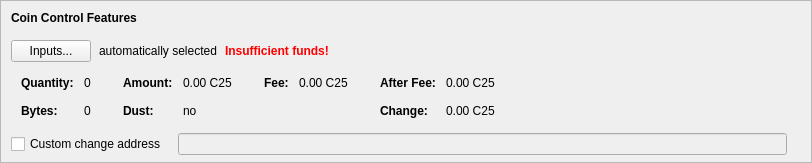
    <widget class="QFrame" name="frameCoinControl">
     <property name="sizePolicy">
      <sizepolicy hsizetype="Expanding" vsizetype="Expanding">
       <horstretch>0</horstretch>
       <verstretch>0</verstretch>
      </sizepolicy>
     </property>
     <property name="maximumSize">
      <size>
       <width>16777215</width>
       <height>16777215</height>
      </size>
     </property>
     <property name="frameShape">
      <enum>QFrame::StyledPanel</enum>
     </property>
     <property name="frameShadow">
      <enum>QFrame::Sunken</enum>
     </property>
     <layout class="QVBoxLayout" name="verticalLayoutCoinControl2">
      <property name="spacing">
       <number>0</number>
      </property>
      <property name="leftMargin">
       <number>0</number>
      </property>
      <property name="topMargin">
       <number>0</number>
      </property>
      <property name="rightMargin">
       <number>0</number>
      </property>
      <property name="bottomMargin">
       <number>6</number>
      </property>
      <item>
       <layout class="QVBoxLayout" name="verticalLayoutCoinControl" stretch="0,0,0,0,1">
        <property name="spacing">
         <number>0</number>
        </property>
        <property name="leftMargin">
         <number>10</number>
        </property>
        <property name="topMargin">
         <number>10</number>
        </property>
        <item>
         <layout class="QHBoxLayout" name="horizontalLayoutCoinControl1">
          <property name="bottomMargin">
           <number>15</number>
          </property>
          <item>
           <widget class="QLabel" name="labelCoinControlFeatures">
            <property name="sizePolicy">
             <sizepolicy hsizetype="Preferred" vsizetype="Maximum">
              <horstretch>0</horstretch>
              <verstretch>0</verstretch>
             </sizepolicy>
            </property>
            <property name="font">
             <font>
              <weight>75</weight>
              <bold>true</bold>
             </font>
            </property>
            <property name="styleSheet">
             <string notr="true">font-weight:bold;</string>
            </property>
            <property name="text">
             <string>Coin Control Features</string>
            </property>
           </widget>
          </item>
         </layout>
        </item>
        <item>
         <layout class="QHBoxLayout" name="horizontalLayoutCoinControl2" stretch="0,0,0,0">
          <property name="spacing">
           <number>8</number>
          </property>
          <property name="bottomMargin">
           <number>10</number>
          </property>
          <item>
           <widget class="QPushButton" name="pushButtonCoinControl">
            <property name="styleSheet">
             <string notr="true"/>
            </property>
            <property name="text">
             <string>Inputs...</string>
            </property>
            <property name="autoDefault">
             <bool>false</bool>
            </property>
           </widget>
          </item>
          <item>
           <widget class="QLabel" name="labelCoinControlAutomaticallySelected">
            <property name="text">
             <string>automatically selected</string>
            </property>
            <property name="margin">
             <number>5</number>
            </property>
           </widget>
          </item>
          <item>
           <widget class="QLabel" name="labelCoinControlInsuffFunds">
            <property name="font">
             <font>
              <weight>75</weight>
              <bold>true</bold>
             </font>
            </property>
            <property name="styleSheet">
             <string notr="true">color:red;font-weight:bold;</string>
            </property>
            <property name="text">
             <string>Insufficient funds!</string>
            </property>
            <property name="margin">
             <number>5</number>
            </property>
           </widget>
          </item>
          <item>
           <spacer name="horizontalSpacerCoinControl">
            <property name="orientation">
             <enum>Qt::Horizontal</enum>
            </property>
            <property name="sizeHint" stdset="0">
             <size>
              <width>40</width>
              <height>1</height>
             </size>
            </property>
           </spacer>
          </item>
         </layout>
        </item>
        <item>
         <widget class="QWidget" name="widgetCoinControl" native="true">
          <property name="sizePolicy">
           <sizepolicy hsizetype="Preferred" vsizetype="Preferred">
            <horstretch>0</horstretch>
            <verstretch>0</verstretch>
           </sizepolicy>
          </property>
          <property name="minimumSize">
           <size>
            <width>0</width>
            <height>0</height>
           </size>
          </property>
          <property name="styleSheet">
           <string notr="true"/>
          </property>
          <layout class="QHBoxLayout" name="horizontalLayoutCoinControl5">
           <property name="leftMargin">
            <number>0</number>
           </property>
           <property name="topMargin">
            <number>0</number>
           </property>
           <property name="rightMargin">
            <number>0</number>
           </property>
           <property name="bottomMargin">
            <number>0</number>
           </property>
           <item>
            <layout class="QHBoxLayout" name="horizontalLayoutCoinControl3" stretch="0,0,0,1">
             <property name="spacing">
              <number>20</number>
             </property>
             <property name="topMargin">
              <number>0</number>
             </property>
             <property name="bottomMargin">
              <number>10</number>
             </property>
             <item>
              <layout class="QFormLayout" name="formLayoutCoinControl1">
               <property name="horizontalSpacing">
                <number>10</number>
               </property>
               <property name="verticalSpacing">
                <number>14</number>
               </property>
               <property name="leftMargin">
                <number>10</number>
               </property>
               <property name="topMargin">
                <number>4</number>
               </property>
               <property name="rightMargin">
                <number>6</number>
               </property>
               <item row="0" column="0">
                <widget class="QLabel" name="labelCoinControlQuantityText">
                 <property name="font">
                  <font>
                   <weight>75</weight>
                   <bold>true</bold>
                  </font>
                 </property>
                 <property name="text">
                  <string>Quantity:</string>
                 </property>
                 <property name="margin">
                  <number>0</number>
                 </property>
                </widget>
               </item>
               <item row="0" column="1">
                <widget class="QLabel" name="labelCoinControlQuantity">
                 <property name="cursor">
                  <cursorShape>IBeamCursor</cursorShape>
                 </property>
                 <property name="contextMenuPolicy">
                  <enum>Qt::ActionsContextMenu</enum>
                 </property>
                 <property name="text">
                  <string notr="true">0</string>
                 </property>
                 <property name="margin">
                  <number>0</number>
                 </property>
                 <property name="textInteractionFlags">
                  <set>Qt::LinksAccessibleByMouse|Qt::TextSelectableByKeyboard|Qt::TextSelectableByMouse</set>
                 </property>
                </widget>
               </item>
               <item row="1" column="0">
                <widget class="QLabel" name="labelCoinControlBytesText">
                 <property name="font">
                  <font>
                   <weight>75</weight>
                   <bold>true</bold>
                  </font>
                 </property>
                 <property name="text">
                  <string>Bytes:</string>
                 </property>
                </widget>
               </item>
               <item row="1" column="1">
                <widget class="QLabel" name="labelCoinControlBytes">
                 <property name="cursor">
                  <cursorShape>IBeamCursor</cursorShape>
                 </property>
                 <property name="contextMenuPolicy">
                  <enum>Qt::ActionsContextMenu</enum>
                 </property>
                 <property name="text">
                  <string notr="true">0</string>
                 </property>
                 <property name="textInteractionFlags">
                  <set>Qt::LinksAccessibleByMouse|Qt::TextSelectableByKeyboard|Qt::TextSelectableByMouse</set>
                 </property>
                </widget>
               </item>
              </layout>
             </item>
             <item>
              <layout class="QFormLayout" name="formLayoutCoinControl2">
               <property name="horizontalSpacing">
                <number>10</number>
               </property>
               <property name="verticalSpacing">
                <number>14</number>
               </property>
               <property name="leftMargin">
                <number>6</number>
               </property>
               <property name="topMargin">
                <number>4</number>
               </property>
               <property name="rightMargin">
                <number>6</number>
               </property>
               <item row="0" column="0">
                <widget class="QLabel" name="labelCoinControlAmountText">
                 <property name="font">
                  <font>
                   <weight>75</weight>
                   <bold>true</bold>
                  </font>
                 </property>
                 <property name="text">
                  <string>Amount:</string>
                 </property>
                 <property name="margin">
                  <number>0</number>
                 </property>
                </widget>
               </item>
               <item row="0" column="1">
                <widget class="QLabel" name="labelCoinControlAmount">
                 <property name="cursor">
                  <cursorShape>IBeamCursor</cursorShape>
                 </property>
                 <property name="contextMenuPolicy">
                  <enum>Qt::ActionsContextMenu</enum>
                 </property>
                 <property name="text">
                  <string notr="true">0.00 C25</string>
                 </property>
                 <property name="textInteractionFlags">
                  <set>Qt::LinksAccessibleByMouse|Qt::TextSelectableByKeyboard|Qt::TextSelectableByMouse</set>
                 </property>
                </widget>
               </item>
               <item row="1" column="0">
                <widget class="QLabel" name="labelCoinControlLowOutputText">
                 <property name="font">
                  <font>
                   <weight>75</weight>
                   <bold>true</bold>
                  </font>
                 </property>
                 <property name="text">
                  <string>Dust:</string>
                 </property>
                </widget>
               </item>
               <item row="1" column="1">
                <widget class="QLabel" name="labelCoinControlLowOutput">
                 <property name="cursor">
                  <cursorShape>IBeamCursor</cursorShape>
                 </property>
                 <property name="contextMenuPolicy">
                  <enum>Qt::ActionsContextMenu</enum>
                 </property>
                 <property name="text">
                  <string notr="true">no</string>
                 </property>
                 <property name="textInteractionFlags">
                  <set>Qt::LinksAccessibleByMouse|Qt::TextSelectableByKeyboard|Qt::TextSelectableByMouse</set>
                 </property>
                </widget>
               </item>
              </layout>
             </item>
             <item>
              <layout class="QFormLayout" name="formLayoutCoinControl3">
               <property name="horizontalSpacing">
                <number>10</number>
               </property>
               <property name="verticalSpacing">
                <number>14</number>
               </property>
               <property name="leftMargin">
                <number>6</number>
               </property>
               <property name="topMargin">
                <number>4</number>
               </property>
               <property name="rightMargin">
                <number>6</number>
               </property>
               <item row="0" column="0">
                <widget class="QLabel" name="labelCoinControlFeeText">
                 <property name="font">
                  <font>
                   <weight>75</weight>
                   <bold>true</bold>
                  </font>
                 </property>
                 <property name="text">
                  <string>Fee:</string>
                 </property>
                 <property name="margin">
                  <number>0</number>
                 </property>
                </widget>
               </item>
               <item row="0" column="1">
                <widget class="QLabel" name="labelCoinControlFee">
                 <property name="cursor">
                  <cursorShape>IBeamCursor</cursorShape>
                 </property>
                 <property name="contextMenuPolicy">
                  <enum>Qt::ActionsContextMenu</enum>
                 </property>
                 <property name="text">
                  <string notr="true">0.00 C25</string>
                 </property>
                 <property name="textInteractionFlags">
                  <set>Qt::LinksAccessibleByMouse|Qt::TextSelectableByKeyboard|Qt::TextSelectableByMouse</set>
                 </property>
                </widget>
               </item>
             </layout>
             </item>
             <item>
              <layout class="QFormLayout" name="formLayoutCoinControl4">
               <property name="horizontalSpacing">
                <number>10</number>
               </property>
               <property name="verticalSpacing">
                <number>14</number>
               </property>
               <property name="leftMargin">
                <number>6</number>
               </property>
               <property name="topMargin">
                <number>4</number>
               </property>
               <property name="rightMargin">
                <number>6</number>
               </property>
               <item row="0" column="0">
                <widget class="QLabel" name="labelCoinControlAfterFeeText">
                 <property name="font">
                  <font>
                   <weight>75</weight>
                   <bold>true</bold>
                  </font>
                 </property>
                 <property name="text">
                  <string>After Fee:</string>
                 </property>
                 <property name="margin">
                  <number>0</number>
                 </property>
                </widget>
               </item>
               <item row="0" column="1">
                <widget class="QLabel" name="labelCoinControlAfterFee">
                 <property name="cursor">
                  <cursorShape>IBeamCursor</cursorShape>
                 </property>
                 <property name="contextMenuPolicy">
                  <enum>Qt::ActionsContextMenu</enum>
                 </property>
                 <property name="text">
                  <string notr="true">0.00 C25</string>
                 </property>
                 <property name="textInteractionFlags">
                  <set>Qt::LinksAccessibleByMouse|Qt::TextSelectableByKeyboard|Qt::TextSelectableByMouse</set>
                 </property>
                </widget>
               </item>
               <item row="1" column="0">
                <widget class="QLabel" name="labelCoinControlChangeText">
                 <property name="font">
                  <font>
                   <weight>75</weight>
                   <bold>true</bold>
                  </font>
                 </property>
                 <property name="text">
                  <string>Change:</string>
                 </property>
                </widget>
               </item>
               <item row="1" column="1">
                <widget class="QLabel" name="labelCoinControlChange">
                 <property name="cursor">
                  <cursorShape>IBeamCursor</cursorShape>
                 </property>
                 <property name="contextMenuPolicy">
                  <enum>Qt::ActionsContextMenu</enum>
                 </property>
                 <property name="text">
                  <string notr="true">0.00 C25</string>
                 </property>
                 <property name="textInteractionFlags">
                  <set>Qt::LinksAccessibleByMouse|Qt::TextSelectableByKeyboard|Qt::TextSelectableByMouse</set>
                 </property>
                </widget>
               </item>
              </layout>
             </item>
            </layout>
           </item>
          </layout>
         </widget>
        </item>
        <item>
         <layout class="QHBoxLayout" name="horizontalLayoutCoinControl4" stretch="0,0,0">
          <property name="spacing">
           <number>12</number>
          </property>
          <property name="sizeConstraint">
           <enum>QLayout::SetDefaultConstraint</enum>
          </property>
          <property name="topMargin">
           <number>5</number>
          </property>
          <property name="rightMargin">
           <number>5</number>
          </property>
          <item>
           <widget class="QCheckBox" name="checkBoxCoinControlChange">
            <property name="toolTip">
             <string>If this is activated, but the change address is empty or invalid, change will be sent to a newly generated address.</string>
            </property>
            <property name="text">
             <string>Custom change address</string>
            </property>
           </widget>
          </item>
          <item>
           <widget class="QValidatedLineEdit" name="lineEditCoinControlChange">
            <property name="enabled">
             <bool>false</bool>
            </property>
            <property name="sizePolicy">
             <sizepolicy hsizetype="Expanding" vsizetype="Fixed">
              <horstretch>0</horstretch>
              <verstretch>0</verstretch>
             </sizepolicy>
            </property>
           </widget>
          </item>
          <item>
           <widget class="QLabel" name="labelCoinControlChangeLabel">
            <property name="sizePolicy">
             <sizepolicy hsizetype="Preferred" vsizetype="Expanding">
              <horstretch>0</horstretch>
              <verstretch>0</verstretch>
             </sizepolicy>
            </property>
            <property name="minimumSize">
             <size>
              <width>0</width>
              <height>0</height>
             </size>
            </property>
            <property name="text">
             <string/>
            </property>
            <property name="margin">
             <number>3</number>
            </property>
           </widget>
          </item>
         </layout>
        </item>
        <item>
         <spacer name="verticalSpacerCoinControl">
          <property name="orientation">
           <enum>Qt::Vertical</enum>
          </property>
          <property name="sizeHint" stdset="0">
           <size>
            <width>800</width>
            <height>1</height>
           </size>
          </property>
         </spacer>
        </item>
       </layout>
      </item>
     </layout>
    </widget>
